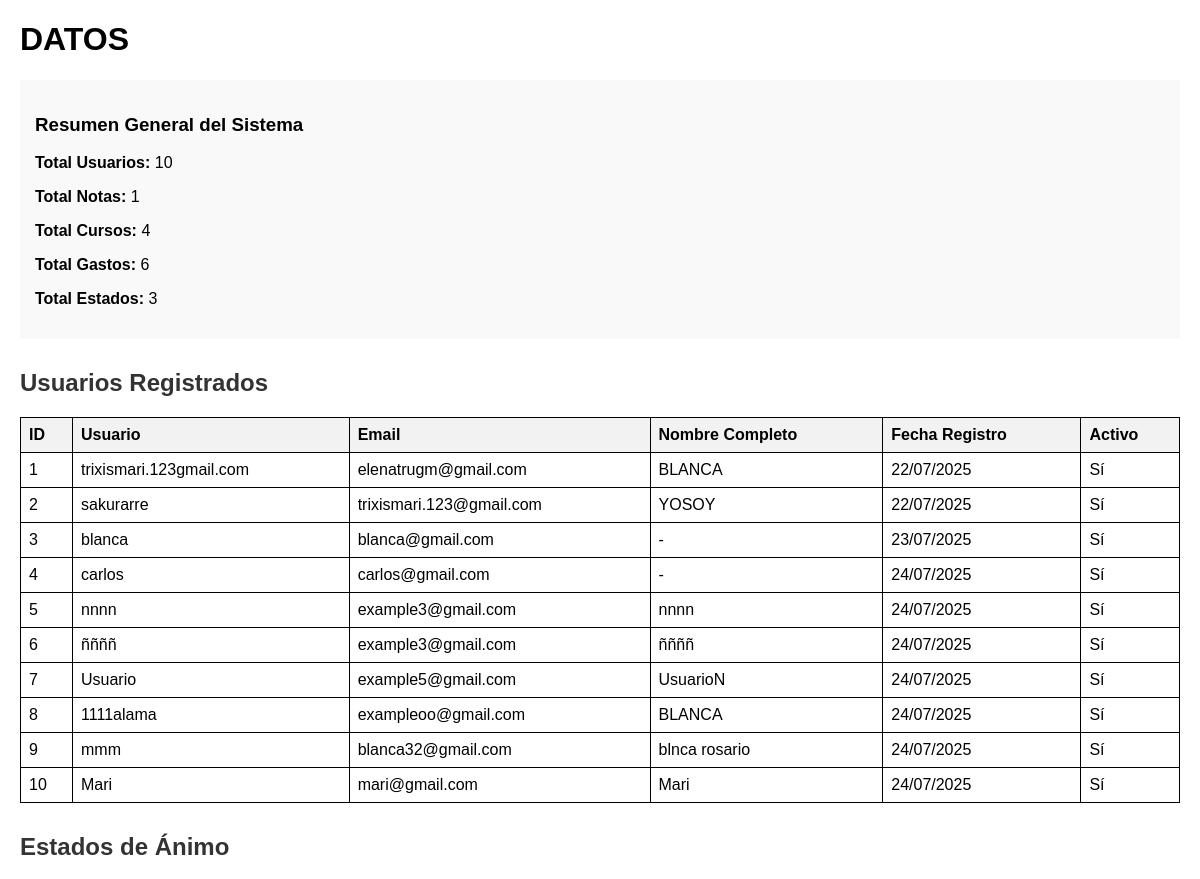
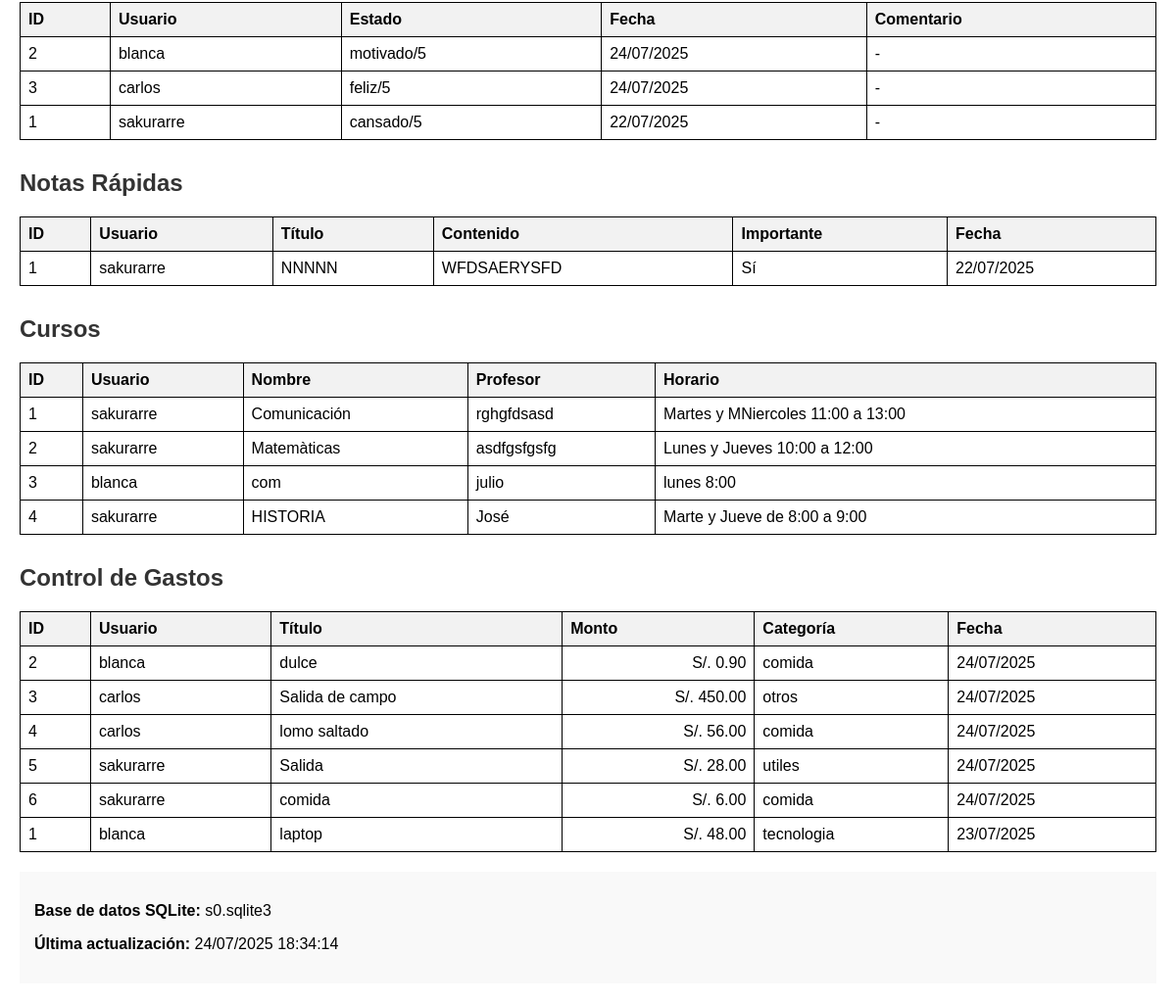
The app's page /base-datos/ (signed in) with its own data (2 pictures, top to bottom).
### studyflow/models.py (models this page shows, shortened)
class PerfilUsuario(models.Model):
    TEMAS_CHOICES = [
        ('claro', 'Tema Claro'),
        ('oscuro', 'Tema Oscuro'),
    ]
    usuario = models.OneToOneField(User, on_delete=models.CASCADE)
    nombre_completo = models.CharField(max_length=100, blank=True)
    fecha_nacimiento = models.DateField(null=True, blank=True)
    genero = models.CharField(
        max_length=20,
        choices=[
            ('M', 'Masculino'),
            ('F', 'Femenino'),
            ('O', 'Otro'),
        ],
        blank=True
    )
    pais = models.CharField(max_length=100, blank=True, null=True)
    foto_perfil = models.ImageField(upload_to='perfiles/', blank=True, null=True)
    biografia = models.TextField(max_length=500, blank=True)
    carrera = models.CharField(max_length=100, blank=True)
    universidad = models.CharField(max_length=100, blank=True)
    tema_preferido = models.CharField(max_length=10, choices=TEMAS_CHOICES, default='claro')
    fecha_actualizacion = models.DateTimeField(auto_now=True)
    edad = models.IntegerField(null=True, blank=True)

class EstadoAnimo(models.Model):
    ESTADOS_CHOICES = [
        ('feliz', '😊 Feliz'),
        ('triste', '😢 Triste'),
        ('estresado', '😤 Estresado'),
        ('relajado', '😌 Relajado'),
        ('motivado', '💪 Motivado'),
        ('cansado', '😴 Cansado'),
        ('ansioso', '😰 Ansioso'),
        ('neutral', '😐 Neutral'),
    ]
    NIVEL_CHOICES = [
        (5, 'Muy Bien'),
        (4, 'Bien'),
        (3, 'Regular'),
        (2, 'Mal'),
        (1, 'Muy Mal'),
    ]
    usuario = models.ForeignKey(User, on_delete=models.CASCADE)
    estado = models.CharField(max_length=20, choices=ESTADOS_CHOICES)
    nivel = models.IntegerField(choices=NIVEL_CHOICES, default=3)
    fecha = models.DateField(default=timezone.now)
    comentario = models.TextField(blank=True, max_length=200)
    class Meta:
        unique_together = ['usuario', 'fecha']
        ordering = ['-fecha']

class NotaRapida(models.Model):
    usuario = models.ForeignKey(User, on_delete=models.CASCADE)
    titulo = models.CharField(max_length=100)
    contenido = models.TextField(max_length=500)
    fecha_creacion = models.DateTimeField(default=timezone.now)
    fecha_actualizacion = models.DateTimeField(auto_now=True)
    importante = models.BooleanField(default=False)
    class Meta:
        ordering = ['-fecha_actualizacion']

class Curso(models.Model):
    usuario = models.ForeignKey(User, on_delete=models.CASCADE)
    nombre = models.CharField(max_length=100)
    profesor = models.CharField(max_length=100, blank=True)
    horario = models.CharField(max_length=200, blank=True, help_text="Ejemplo: Lunes y Miércoles 10:00-12:00")
    color = models.CharField(max_length=20, default='#3788d8')

class Gasto(models.Model):
    CATEGORIAS = [
        ('materiales', 'Materiales de Estudio'),
        ('libros', 'Libros'),
        ('tecnologia', 'Tecnología'),
        ('transporte', 'Transporte'),
    ]
    PERIODO_CHOICES = [
        ('mensual', 'Mensual'),
        ('semanal', 'Semanal'),
    ]
    usuario = models.ForeignKey(User, on_delete=models.CASCADE)
    titulo = models.CharField(max_length=200)
    monto = models.DecimalField(max_digits=10, decimal_places=2)
    categoria = models.CharField(max_length=50, choices=CATEGORIAS)
    fecha = models.DateField(default=timezone.now)
    descripcion = models.TextField(blank=True, null=True)
    created_at = models.DateTimeField(default=timezone.now)
    class Meta:
        ordering = ['-fecha']

### studyflow/views.py (the view)
# urls.py: path('base-datos/', views.tablas, name='tablas'),
@login_required
def tablas(request):
    usuarios = User.objects.select_related('perfilusuario').all()
    estados = EstadoAnimo.objects.select_related('usuario').all().order_by('-fecha')[:50]
    notas = NotaRapida.objects.select_related('usuario').all().order_by('-fecha_creacion')[:50]
    cursos = Curso.objects.select_related('usuario').all()
    gastos = Gasto.objects.select_related('usuario').all().order_by('-fecha')[:50]
    total_gastos_monto = gastos.aggregate(total=Sum('monto'))['total'] or 0
    db_path = settings.DATABASES['default']['NAME']
    context = {
        'usuarios': usuarios,
        'estados': estados,
        'notas': notas,
        'cursos': cursos,
        'gastos': gastos,
        'total_usuarios': usuarios.count(),
        'total_estados': EstadoAnimo.objects.count(),
        'total_notas': NotaRapida.objects.count(),
        'total_cursos': cursos.count(),
        'total_gastos': Gasto.objects.count(),
        'total_gastos_monto': total_gastos_monto,
        'db_path': os.path.basename(str(db_path)),
        'fecha_actual': timezone.now(),
    }
    return render(request, 'studyflow/tablas.html', context)

### studyflow/templates/studyflow/tablas.html (shortened to what this page needs)
<!DOCTYPE html>
<html>
<head>
</head>
<body>
    <h1> DATOS </h1>
    <div class="resumen">
        <h3> Resumen General del Sistema</h3>
        <p><strong>Total Usuarios:</strong> {{ total_usuarios }}</p>
        <p><strong>Total Notas:</strong> {{ total_notas }}</p>
        <p><strong>Total Cursos:</strong> {{ total_cursos }}</p>
        <p><strong>Total Gastos:</strong> {{ total_gastos }}</p>
        <p><strong>Total Estados:</strong> {{ total_estados }}</p>
    </div>
    <h2 id="usuarios"> Usuarios Registrados</h2>
    <table>
        <tr>
            <th>ID</th>
            <th>Usuario</th>
            <th>Email</th>
            <th>Nombre Completo</th>
            <th>Fecha Registro</th>
            <th>Activo</th>
        </tr>
        {% for usuario in usuarios %}
        <tr>
            <td>{{ usuario.id }}</td>
            <td>{{ usuario.username }}</td>
            <td>{{ usuario.email }}</td>
            <td>{{ usuario.perfilusuario.nombre_completo|default:"-" }}</td>
            <td>{{ usuario.date_joined|date:"d/m/Y" }}</td>
            <td>{% if usuario.is_active %}Sí{% else %}No{% endif %}</td>
        </tr>
        {% empty %}
        <tr><td colspan="6">No hay usuarios</td></tr>
        {% endfor %}
    </table>
    <h2 id="estados"> Estados de Ánimo</h2>
    <table>
        <tr>
            <th>ID</th>
            <th>Usuario</th>
            <th>Estado</th>
            <th>Fecha</th>
            <th>Comentario</th>
        </tr>
        {% for estado in estados %}
        <tr>
            <td>{{ estado.id }}</td>
            <td>{{ estado.usuario.username }}</td>
            <td>{{ estado.estado }}/5</td>
            <td>{{ estado.fecha|date:"d/m/Y" }}</td>
            <td>{{ estado.comentario|default:"-" }}</td>
        </tr>
        {% empty %}
        <tr><td colspan="5">No hay estados registrados</td></tr>
        {% endfor %}
    </table>
    <h2 id="notas"> Notas Rápidas</h2>
    <table>
        <tr>
            <th>ID</th>
            <th>Usuario</th>
            <th>Título</th>
            <th>Contenido</th>
            <th>Importante</th>
            <th>Fecha</th>
        </tr>
        {% for nota in notas %}
        <tr>
            <td>{{ nota.id }}</td>
            <td>{{ nota.usuario.username }}</td>
            <td>{{ nota.titulo }}</td>
            <td>{{ nota.contenido|truncatewords:8 }}</td>
            <td>{% if nota.importante %}Sí{% else %}No{% endif %}</td>
            <td>{{ nota.fecha_creacion|date:"d/m/Y" }}</td>
        </tr>
        {% empty %}
        <tr><td colspan="6">No hay notas</td></tr>
        {% endfor %}
    </table>
    <h2 id="cursos"> Cursos</h2>
    <table>
        <tr>
            <th>ID</th>
            <th>Usuario</th>
            <th>Nombre</th>
            <th>Profesor</th>
            <th>Horario</th>
        </tr>
        {% for curso in cursos %}
        <tr>
            <td>{{ curso.id }}</td>
            <td>{{ curso.usuario.username }}</td>
            <td>{{ curso.nombre }}</td>
            <td>{{ curso.profesor|default:"-" }}</td>
            <td>{{ curso.horario|default:"-" }}</td>
        </tr>
        {% empty %}
        <tr><td colspan="5">No hay cursos</td></tr>
        {% endfor %}
    </table>
    <h2 id="gastos"> Control de Gastos</h2>
    <table>
        <tr>
            <th>ID</th>
            <th>Usuario</th>
            <th>Título</th>
            <th>Monto</th>
            <th>Categoría</th>
            <th>Fecha</th>
        </tr>
        {% for gasto in gastos %}
        <tr>
            <td>{{ gasto.id }}</td>
            <td>{{ gasto.usuario.username }}</td>
            <td>{{ gasto.titulo }}</td>
            <td class="monto">S/. {{ gasto.monto }}</td>
            <td>{{ gasto.categoria }}</td>
            <td>{{ gasto.fecha|date:"d/m/Y" }}</td>
        </tr>
        {% empty %}
        <tr><td colspan="6">No hay gastos</td></tr>
        {% endfor %}
    </table>
    <div class="resumen">
        <p><strong> Base de datos SQLite:</strong> {{ db_path }}</p>
        <p><strong> Última actualización:</strong> {{ fecha_actual|date:"d/m/Y H:i:s" }}</p>
    </div>
</body>
</html>

### studyflow/templates/studyflow/tablas.html (style rules this page uses)
body { font-family: Arial, sans-serif; margin: 20px; }
table { border-collapse: collapse; width: 100%; margin: 20px 0; }
th, td { border: 1px solid black; padding: 8px; text-align: left; }
th { background-color: #f2f2f2; font-weight: bold; }
h2 { color: #333; margin-top: 30px; }
.resumen { background-color: #f9f9f9; padding: 15px; margin: 20px 0; }
.monto { text-align: right; }

### records on screen
EstadoAnimo: id "2", usuario.username "blanca", estado "motivado", fecha "24/07/2025", comentario "-"
EstadoAnimo: id "3", usuario.username "carlos", estado "feliz", fecha "24/07/2025", comentario "-"
EstadoAnimo: id "1", usuario.username "sakurarre", estado "cansado", fecha "22/07/2025", comentario "-"
NotaRapida: id "1", usuario.username "sakurarre", titulo "NNNNN", contenido "WFDSAERYSFD", importante "Sí", fecha_creacion "22/07/2025"
Curso: id "1", usuario.username "sakurarre", nombre "Comunicación", profesor "rghgfdsasd", horario "Martes y MNiercoles 11:00 a 13:00"
Curso: id "2", usuario.username "sakurarre", nombre "Matemàticas", profesor "asdfgsfgsfg", horario "Lunes y Jueves 10:00 a 12:00"
Curso: id "3", usuario.username "blanca", nombre "com", profesor "julio", horario "lunes 8:00"
Curso: id "4", usuario.username "sakurarre", nombre "HISTORIA", profesor "José", horario "Marte y Jueve de 8:00 a 9:00"
Gasto: id "2", usuario.username "blanca", titulo "dulce", monto "0.90", categoria "comida", fecha "24/07/2025"
Gasto: id "3", usuario.username "carlos", titulo "Salida de campo", monto "450.00", categoria "otros", fecha "24/07/2025"
Gasto: id "4", usuario.username "carlos", titulo "lomo saltado", monto "56.00", categoria "comida", fecha "24/07/2025"
Gasto: id "5", usuario.username "sakurarre", titulo "Salida", monto "28.00", categoria "utiles", fecha "24/07/2025"
Gasto: id "6", usuario.username "sakurarre", titulo "comida", monto "6.00", categoria "comida", fecha "24/07/2025"
Gasto: id "1", usuario.username "blanca", titulo "laptop", monto "48.00", categoria "tecnologia", fecha "23/07/2025"

### other values on screen
{{ total_usuarios }} "10"
{{ total_notas }} "1"
{{ total_cursos }} "4"
{{ total_gastos }} "6"
{{ total_estados }} "3"
{{ usuario.id }} "1"
{{ usuario.username }} "trixismari.123gmail.com"
{{ usuario.email }} "elenatrugm@gmail.com"
{{ usuario.perfilusuario.nombre_completo|default:"-" }} "BLANCA"
{{ usuario.date_joined|date:"d/m/Y" }} "22/07/2025"
{{ usuario.id }} "2"
{{ usuario.username }} "sakurarre"
{{ usuario.email }} "trixismari.123@gmail.com"
{{ usuario.perfilusuario.nombre_completo|default:"-" }} "YOSOY"
{{ usuario.id }} "3"
